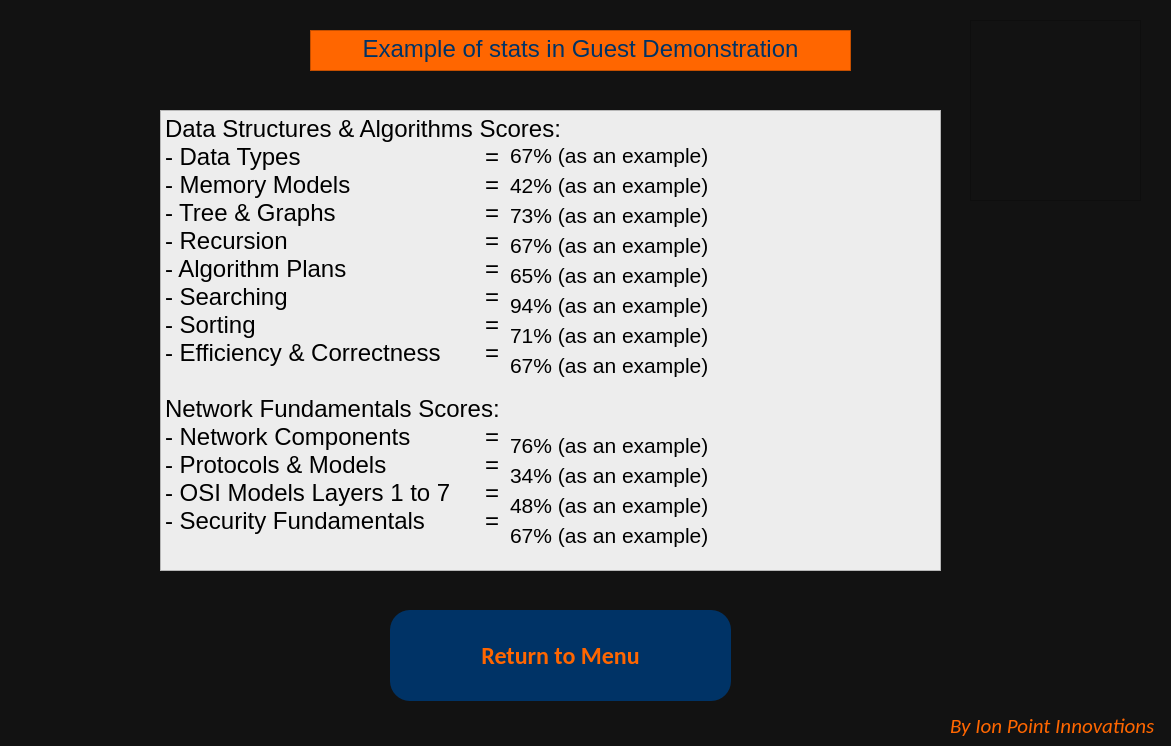
<?xml version="1.0" encoding="UTF-8"?>
<ui version="4.0">
 <class>Dialog</class>
 <widget class="QDialog" name="Dialog">
  <property name="geometry">
   <rect>
    <x>0</x>
    <y>0</y>
    <width>1171</width>
    <height>746</height>
   </rect>
  </property>
  <property name="windowTitle">
   <string>Dialog</string>
  </property>
  <property name="styleSheet">
   <string notr="true">background-color: rgb(18, 18, 18);</string>
  </property>
  <widget class="QLabel" name="lbl_logo">
   <property name="geometry">
    <rect>
     <x>970</x>
     <y>20</y>
     <width>171</width>
     <height>181</height>
    </rect>
   </property>
   <property name="maximumSize">
    <size>
     <width>441</width>
     <height>431</height>
    </size>
   </property>
   <property name="styleSheet">
    <string notr="true">border-image: url(:/newPrefix/Picture3.png);
</string>
   </property>
   <property name="frameShape">
    <enum>QFrame::StyledPanel</enum>
   </property>
   <property name="text">
    <string/>
   </property>
  </widget>
  <widget class="QLabel" name="lbl_manu">
   <property name="geometry">
    <rect>
     <x>950</x>
     <y>710</y>
     <width>221</width>
     <height>31</height>
    </rect>
   </property>
   <property name="font">
    <font>
     <family>Calibri</family>
     <pointsize>16</pointsize>
     <italic>true</italic>
    </font>
   </property>
   <property name="styleSheet">
    <string notr="true">color: rgb(255, 102, 0);
</string>
   </property>
   <property name="text">
    <string>By Ion Point Innovations</string>
   </property>
  </widget>
  <widget class="QTextBrowser" name="txtTitle">
   <property name="geometry">
    <rect>
     <x>310</x>
     <y>30</y>
     <width>541</width>
     <height>41</height>
    </rect>
   </property>
   <property name="font">
    <font>
     <pointsize>18</pointsize>
    </font>
   </property>
   <property name="styleSheet">
    <string notr="true">background-color: rgb(255, 102, 0);
color: rgb(0, 51, 102);
</string>
   </property>
   <property name="html">
    <string>&lt;!DOCTYPE HTML PUBLIC &quot;-//W3C//DTD HTML 4.0//EN&quot; &quot;http://www.w3.org/TR/REC-html40/strict.dtd&quot;&gt;
&lt;html&gt;&lt;head&gt;&lt;meta name=&quot;qrichtext&quot; content=&quot;1&quot; /&gt;&lt;style type=&quot;text/css&quot;&gt;
p, li { white-space: pre-wrap; }
&lt;/style&gt;&lt;/head&gt;&lt;body style=&quot; font-family:'MS Shell Dlg 2'; font-size:18pt; font-weight:400; font-style:normal;&quot;&gt;
&lt;p align=&quot;center&quot; style=&quot; margin-top:0px; margin-bottom:0px; margin-left:0px; margin-right:0px; -qt-block-indent:0; text-indent:0px;&quot;&gt;Example of stats in Guest Demonstration&lt;/p&gt;&lt;/body&gt;&lt;/html&gt;</string>
   </property>
  </widget>
  <widget class="QPushButton" name="btnReturn">
   <property name="geometry">
    <rect>
     <x>390</x>
     <y>610</y>
     <width>341</width>
     <height>91</height>
    </rect>
   </property>
   <property name="font">
    <font>
     <family>Calibri</family>
     <pointsize>18</pointsize>
     <weight>75</weight>
     <bold>true</bold>
    </font>
   </property>
   <property name="styleSheet">
    <string notr="true">background-color: rgb(0, 51, 102);
border-top-left-radius :20px;
border-top-right-radius : 20px; 
border-bottom-left-radius : 20px; 
border-bottom-right-radius : 20px;
color:#FF6600;</string>
   </property>
   <property name="text">
    <string>Return to Menu</string>
   </property>
  </widget>
  <widget class="QTextBrowser" name="txtDepth">
   <property name="geometry">
    <rect>
     <x>160</x>
     <y>110</y>
     <width>781</width>
     <height>461</height>
    </rect>
   </property>
   <property name="styleSheet">
    <string notr="true">background-color: rgb(237, 237, 237);</string>
   </property>
   <property name="html">
    <string>&lt;!DOCTYPE HTML PUBLIC &quot;-//W3C//DTD HTML 4.0//EN&quot; &quot;http://www.w3.org/TR/REC-html40/strict.dtd&quot;&gt;
&lt;html&gt;&lt;head&gt;&lt;meta name=&quot;qrichtext&quot; content=&quot;1&quot; /&gt;&lt;style type=&quot;text/css&quot;&gt;
p, li { white-space: pre-wrap; }
&lt;/style&gt;&lt;/head&gt;&lt;body style=&quot; font-family:'MS Shell Dlg 2'; font-size:8.25pt; font-weight:400; font-style:normal;&quot;&gt;
&lt;p style=&quot; margin-top:0px; margin-bottom:0px; margin-left:0px; margin-right:0px; -qt-block-indent:0; text-indent:0px;&quot;&gt;&lt;span style=&quot; font-size:18pt;&quot;&gt;Data Structures &amp;amp; Algorithms Scores:&lt;/span&gt;&lt;/p&gt;
&lt;p style=&quot; margin-top:0px; margin-bottom:0px; margin-left:0px; margin-right:0px; -qt-block-indent:0; text-indent:0px;&quot;&gt;&lt;span style=&quot; font-size:18pt;&quot;&gt;- Data Types 			=&lt;/span&gt;&lt;/p&gt;
&lt;p style=&quot; margin-top:0px; margin-bottom:0px; margin-left:0px; margin-right:0px; -qt-block-indent:0; text-indent:0px;&quot;&gt;&lt;span style=&quot; font-size:18pt;&quot;&gt;- Memory Models 		=&lt;/span&gt;&lt;/p&gt;
&lt;p style=&quot; margin-top:0px; margin-bottom:0px; margin-left:0px; margin-right:0px; -qt-block-indent:0; text-indent:0px;&quot;&gt;&lt;span style=&quot; font-size:18pt;&quot;&gt;- Tree &amp;amp; Graphs		=&lt;/span&gt;&lt;/p&gt;
&lt;p style=&quot; margin-top:0px; margin-bottom:0px; margin-left:0px; margin-right:0px; -qt-block-indent:0; text-indent:0px;&quot;&gt;&lt;span style=&quot; font-size:18pt;&quot;&gt;- Recursion			=&lt;/span&gt;&lt;/p&gt;
&lt;p style=&quot; margin-top:0px; margin-bottom:0px; margin-left:0px; margin-right:0px; -qt-block-indent:0; text-indent:0px;&quot;&gt;&lt;span style=&quot; font-size:18pt;&quot;&gt;- Algorithm Plans		=&lt;/span&gt;&lt;/p&gt;
&lt;p style=&quot; margin-top:0px; margin-bottom:0px; margin-left:0px; margin-right:0px; -qt-block-indent:0; text-indent:0px;&quot;&gt;&lt;span style=&quot; font-size:18pt;&quot;&gt;- Searching			=&lt;/span&gt;&lt;/p&gt;
&lt;p style=&quot; margin-top:0px; margin-bottom:0px; margin-left:0px; margin-right:0px; -qt-block-indent:0; text-indent:0px;&quot;&gt;&lt;span style=&quot; font-size:18pt;&quot;&gt;- Sorting 			=&lt;/span&gt;&lt;/p&gt;
&lt;p style=&quot; margin-top:0px; margin-bottom:0px; margin-left:0px; margin-right:0px; -qt-block-indent:0; text-indent:0px;&quot;&gt;&lt;span style=&quot; font-size:18pt;&quot;&gt;- Efficiency &amp;amp; Correctness	=&lt;/span&gt;&lt;/p&gt;
&lt;p style=&quot;-qt-paragraph-type:empty; margin-top:0px; margin-bottom:0px; margin-left:0px; margin-right:0px; -qt-block-indent:0; text-indent:0px; font-size:18pt;&quot;&gt;&lt;br /&gt;&lt;/p&gt;
&lt;p style=&quot; margin-top:0px; margin-bottom:0px; margin-left:0px; margin-right:0px; -qt-block-indent:0; text-indent:0px;&quot;&gt;&lt;span style=&quot; font-size:18pt;&quot;&gt;Network Fundamentals Scores:&lt;/span&gt;&lt;/p&gt;
&lt;p style=&quot; margin-top:0px; margin-bottom:0px; margin-left:0px; margin-right:0px; -qt-block-indent:0; text-indent:0px;&quot;&gt;&lt;span style=&quot; font-size:18pt;&quot;&gt;- Network Components	=&lt;/span&gt;&lt;/p&gt;
&lt;p style=&quot; margin-top:0px; margin-bottom:0px; margin-left:0px; margin-right:0px; -qt-block-indent:0; text-indent:0px;&quot;&gt;&lt;span style=&quot; font-size:18pt;&quot;&gt;- Protocols &amp;amp; Models  		=&lt;/span&gt;&lt;/p&gt;
&lt;p style=&quot; margin-top:0px; margin-bottom:0px; margin-left:0px; margin-right:0px; -qt-block-indent:0; text-indent:0px;&quot;&gt;&lt;span style=&quot; font-size:18pt;&quot;&gt;- OSI Models Layers 1 to 7	=&lt;/span&gt;&lt;/p&gt;
&lt;p style=&quot; margin-top:0px; margin-bottom:0px; margin-left:0px; margin-right:0px; -qt-block-indent:0; text-indent:0px;&quot;&gt;&lt;span style=&quot; font-size:18pt;&quot;&gt;- Security Fundamentals	=&lt;/span&gt;&lt;/p&gt;&lt;/body&gt;&lt;/html&gt;</string>
   </property>
  </widget>
  <widget class="QLabel" name="lblDtypes">
   <property name="geometry">
    <rect>
     <x>510</x>
     <y>140</y>
     <width>211</width>
     <height>31</height>
    </rect>
   </property>
   <property name="font">
    <font>
     <pointsize>16</pointsize>
    </font>
   </property>
   <property name="styleSheet">
    <string notr="true">background-color: rgb(237, 237, 237);</string>
   </property>
   <property name="text">
    <string>67% (as an example)</string>
   </property>
  </widget>
  <widget class="QLabel" name="lblDtypes_2">
   <property name="geometry">
    <rect>
     <x>510</x>
     <y>170</y>
     <width>211</width>
     <height>31</height>
    </rect>
   </property>
   <property name="font">
    <font>
     <pointsize>16</pointsize>
    </font>
   </property>
   <property name="styleSheet">
    <string notr="true">background-color: rgb(237, 237, 237);</string>
   </property>
   <property name="text">
    <string>42% (as an example)</string>
   </property>
  </widget>
  <widget class="QLabel" name="lblDtypes_3">
   <property name="geometry">
    <rect>
     <x>510</x>
     <y>200</y>
     <width>211</width>
     <height>31</height>
    </rect>
   </property>
   <property name="font">
    <font>
     <pointsize>16</pointsize>
    </font>
   </property>
   <property name="styleSheet">
    <string notr="true">background-color: rgb(237, 237, 237);</string>
   </property>
   <property name="text">
    <string>73% (as an example)</string>
   </property>
  </widget>
  <widget class="QLabel" name="lblDtypes_4">
   <property name="geometry">
    <rect>
     <x>510</x>
     <y>320</y>
     <width>211</width>
     <height>31</height>
    </rect>
   </property>
   <property name="font">
    <font>
     <pointsize>16</pointsize>
    </font>
   </property>
   <property name="styleSheet">
    <string notr="true">background-color: rgb(237, 237, 237);</string>
   </property>
   <property name="text">
    <string>71% (as an example)</string>
   </property>
  </widget>
  <widget class="QLabel" name="lblDtypes_5">
   <property name="geometry">
    <rect>
     <x>510</x>
     <y>290</y>
     <width>211</width>
     <height>31</height>
    </rect>
   </property>
   <property name="font">
    <font>
     <pointsize>16</pointsize>
    </font>
   </property>
   <property name="styleSheet">
    <string notr="true">background-color: rgb(237, 237, 237);</string>
   </property>
   <property name="text">
    <string>94% (as an example)</string>
   </property>
  </widget>
  <widget class="QLabel" name="lblDtypes_6">
   <property name="geometry">
    <rect>
     <x>510</x>
     <y>260</y>
     <width>211</width>
     <height>31</height>
    </rect>
   </property>
   <property name="font">
    <font>
     <pointsize>16</pointsize>
    </font>
   </property>
   <property name="styleSheet">
    <string notr="true">background-color: rgb(237, 237, 237);</string>
   </property>
   <property name="text">
    <string>65% (as an example)</string>
   </property>
  </widget>
  <widget class="QLabel" name="lblDtypes_7">
   <property name="geometry">
    <rect>
     <x>510</x>
     <y>230</y>
     <width>211</width>
     <height>31</height>
    </rect>
   </property>
   <property name="font">
    <font>
     <pointsize>16</pointsize>
    </font>
   </property>
   <property name="styleSheet">
    <string notr="true">background-color: rgb(237, 237, 237);</string>
   </property>
   <property name="text">
    <string>67% (as an example)</string>
   </property>
  </widget>
  <widget class="QLabel" name="lblDtypes_8">
   <property name="geometry">
    <rect>
     <x>510</x>
     <y>350</y>
     <width>211</width>
     <height>31</height>
    </rect>
   </property>
   <property name="font">
    <font>
     <pointsize>16</pointsize>
    </font>
   </property>
   <property name="styleSheet">
    <string notr="true">background-color: rgb(237, 237, 237);</string>
   </property>
   <property name="text">
    <string>67% (as an example)</string>
   </property>
  </widget>
  <widget class="QLabel" name="lblDtypes_9">
   <property name="geometry">
    <rect>
     <x>510</x>
     <y>430</y>
     <width>211</width>
     <height>31</height>
    </rect>
   </property>
   <property name="font">
    <font>
     <pointsize>16</pointsize>
    </font>
   </property>
   <property name="styleSheet">
    <string notr="true">background-color: rgb(237, 237, 237);</string>
   </property>
   <property name="text">
    <string>76% (as an example)</string>
   </property>
  </widget>
  <widget class="QLabel" name="lblDtypes_10">
   <property name="geometry">
    <rect>
     <x>510</x>
     <y>520</y>
     <width>211</width>
     <height>31</height>
    </rect>
   </property>
   <property name="font">
    <font>
     <pointsize>16</pointsize>
    </font>
   </property>
   <property name="styleSheet">
    <string notr="true">background-color: rgb(237, 237, 237);</string>
   </property>
   <property name="text">
    <string>67% (as an example)</string>
   </property>
  </widget>
  <widget class="QLabel" name="lblDtypes_11">
   <property name="geometry">
    <rect>
     <x>510</x>
     <y>490</y>
     <width>211</width>
     <height>31</height>
    </rect>
   </property>
   <property name="font">
    <font>
     <pointsize>16</pointsize>
    </font>
   </property>
   <property name="styleSheet">
    <string notr="true">background-color: rgb(237, 237, 237);</string>
   </property>
   <property name="text">
    <string>48% (as an example)</string>
   </property>
  </widget>
  <widget class="QLabel" name="lblDtypes_12">
   <property name="geometry">
    <rect>
     <x>510</x>
     <y>460</y>
     <width>211</width>
     <height>31</height>
    </rect>
   </property>
   <property name="font">
    <font>
     <pointsize>16</pointsize>
    </font>
   </property>
   <property name="styleSheet">
    <string notr="true">background-color: rgb(237, 237, 237);</string>
   </property>
   <property name="text">
    <string>34% (as an example)</string>
   </property>
  </widget>
 </widget>
 <resources>
  <include location="D:/Pictures/Camera Roll/zcz.qrc"/>
 </resources>
 <connections/>
</ui>
